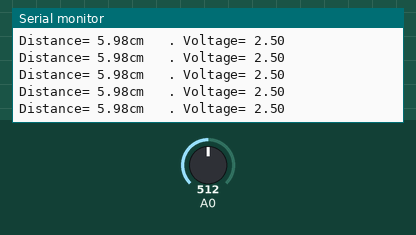
Bench run of a sketch on a simulated Arduino Uno, built with avr-gcc and run on an emulated ATmega328P. Parts: the last lines printed to the serial monitor. The test bench sets the inputs (shaded band); at power-on: A0 = 512.

Above: at 1.2 s.
1.3 s: A0 set to 557
At 1.4 s:
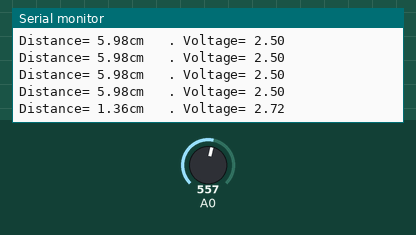
4.3 s: A0 set to 581
At 4.31 s:
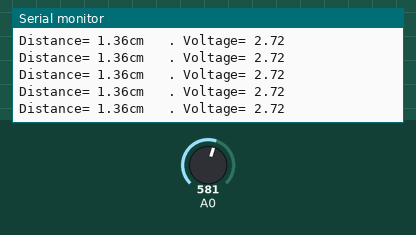
7.3 s: A0 set to 658
At 7.33 s:
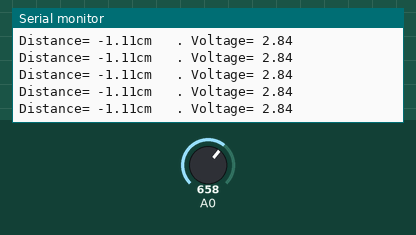
10.3 s: A0 set to 676
At 10.32 s:
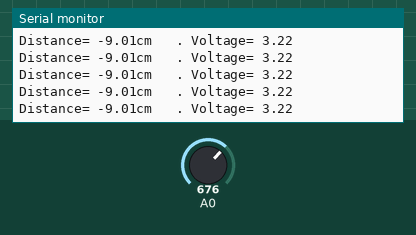
14.8 s: A0 set to 490
At 14.81 s:
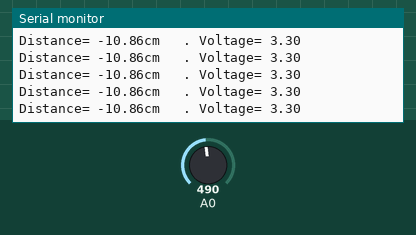
17.8 s: A0 set to 454
At 17.82 s:
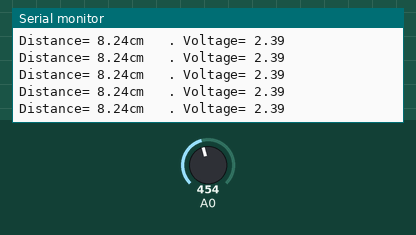
Timing chart, 0 to 20.8 s (numbered marks = the images above; inputs shaded):
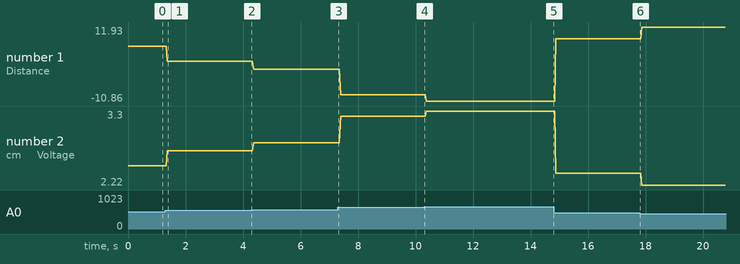

Measured:
- after the input at 1.3 s, the serial monitor: prints a new line after 0.07 s (image 1)
- plotted number 1: 5.98 → 1.36 after the input at 1.3 s, 1.36 → -1.11 after the input at 4.3 s, -1.11 → -9.01 after the input at 7.3 s, -9.01 → -10.86 after the input at 10.3 s, -10.86 → 8.24 after the input at 14.8 s
- plotted number 2: 2.5 → 2.72 after the input at 1.3 s, 2.72 → 2.84 after the input at 4.3 s, 2.84 → 3.22 after the input at 7.3 s, 3.22 → 3.3 after the input at 10.3 s, 3.3 → 2.39 after the input at 14.8 s

The sketch:

Lab_3_-_Depth_Sensor_-_Analysis_and_calibration.ino
```cpp
void setup() {
  // initialize serial communication at 9600 bits per second:
  Serial.begin(9600);

}

void loop() {
  // read the input on analog pin 0:
  int sensorValue = analogRead(A0);
  float voltage = sensorValue * (5.0/1023.0);
  // Calibration formula
  float distance = -21.006*voltage+58.543;


  Serial.print("Distance= "); Serial.print(distance); Serial.print("cm   . Voltage= "); Serial.print(voltage); Serial.print("  ");
  Serial.println("  ");

}
```
